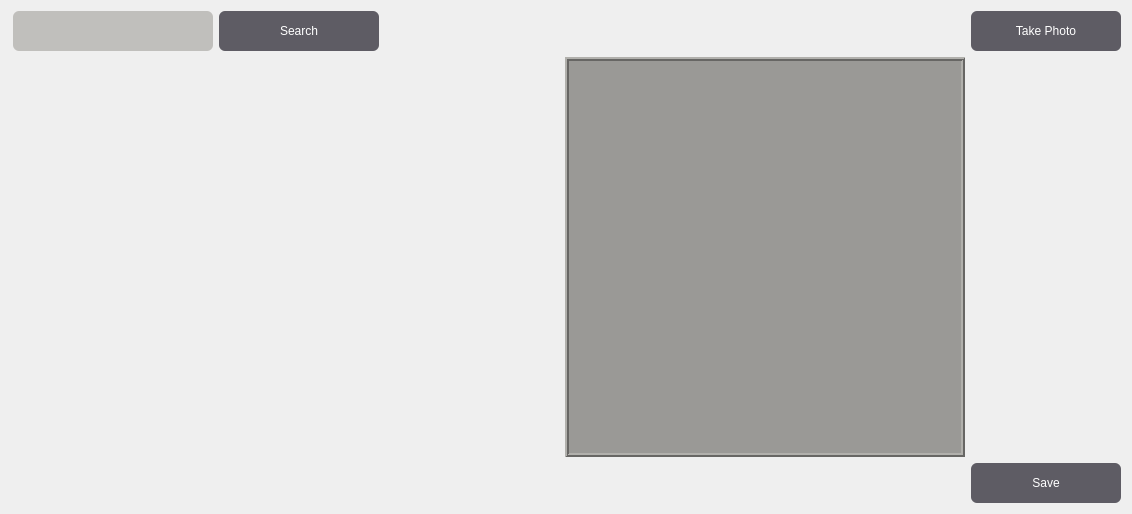
          <widget class="QWidget" name="tab_9">
           <attribute name="title">
            <string>Add Manual</string>
           </attribute>
           <layout class="QGridLayout" name="gridLayout_10">
            <item row="0" column="2">
             <widget class="QPushButton" name="pushButton_22">
              <property name="minimumSize">
               <size>
                <width>150</width>
                <height>40</height>
               </size>
              </property>
              <property name="maximumSize">
               <size>
                <width>150</width>
                <height>40</height>
               </size>
              </property>
              <property name="styleSheet">
               <string notr="true">background-color: rgb(94, 92, 100);color:white;border-radius:6px;</string>
              </property>
              <property name="text">
               <string>Take Photo</string>
              </property>
             </widget>
            </item>
            <item row="0" column="0">
             <layout class="QHBoxLayout" name="horizontalLayout_3">
              <property name="leftMargin">
               <number>2</number>
              </property>
              <property name="rightMargin">
               <number>180</number>
              </property>
              <item>
               <widget class="QLineEdit" name="lineEdit_22">
                <property name="minimumSize">
                 <size>
                  <width>200</width>
                  <height>40</height>
                 </size>
                </property>
                <property name="maximumSize">
                 <size>
                  <width>200</width>
                  <height>40</height>
                 </size>
                </property>
                <property name="styleSheet">
                 <string notr="true">background-color: rgb(192, 191, 188);border-radius:6px;color:black;</string>
                </property>
               </widget>
              </item>
              <item>
               <widget class="QPushButton" name="pushButton_24">
                <property name="minimumSize">
                 <size>
                  <width>160</width>
                  <height>40</height>
                 </size>
                </property>
                <property name="maximumSize">
                 <size>
                  <width>160</width>
                  <height>40</height>
                 </size>
                </property>
                <property name="styleSheet">
                 <string notr="true">background-color: rgb(94, 92, 100);color:white;border-radius:6px;</string>
                </property>
                <property name="text">
                 <string>Search</string>
                </property>
                <property name="icon">
                 <iconset resource="qrcc.qrc">
                  <normaloff>:/images/hsearch.png</normaloff>:/images/hsearch.png</iconset>
                </property>
                <property name="iconSize">
                 <size>
                  <width>25</width>
                  <height>25</height>
                 </size>
                </property>
               </widget>
              </item>
             </layout>
            </item>
            <item row="2" column="2">
             <widget class="QPushButton" name="pushButton_23">
              <property name="minimumSize">
               <size>
                <width>150</width>
                <height>40</height>
               </size>
              </property>
              <property name="maximumSize">
               <size>
                <width>150</width>
                <height>40</height>
               </size>
              </property>
              <property name="styleSheet">
               <string notr="true">background-color: rgb(94, 92, 100);color:white;border-radius:6px;</string>
              </property>
              <property name="text">
               <string>Save</string>
              </property>
             </widget>
            </item>
            <item row="1" column="1">
             <widget class="QLabel" name="label_31">
              <property name="minimumSize">
               <size>
                <width>400</width>
                <height>400</height>
               </size>
              </property>
              <property name="maximumSize">
               <size>
                <width>400</width>
                <height>400</height>
               </size>
              </property>
              <property name="styleSheet">
               <string notr="true">background-color: rgb(154, 153, 150);</string>
              </property>
              <property name="frameShape">
               <enum>QFrame::Box</enum>
              </property>
              <property name="frameShadow">
               <enum>QFrame::Raised</enum>
              </property>
              <property name="lineWidth">
               <number>2</number>
              </property>
              <property name="text">
               <string/>
              </property>
             </widget>
            </item>
           </layout>
          </widget>
